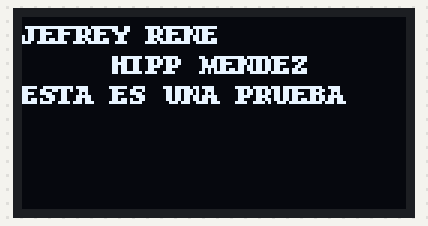
Bench run of a program on a simulated Raspberry Pi (BCM pin numbers). Shown: 128×64 one-colour display. At 5.1 s the program stops and its outputs stay as they are.

Above: at 0.1 s.
At 5.1 s:
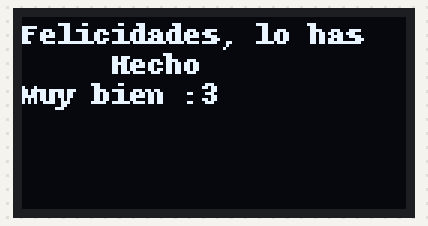

The program:

SSD1306_EjemploTexto.py
```python
#Codigo demostrativo para el uso de una pantalla oled en raspberry pi 3
#Yeffri J. Salazar
#Importamos librerias necesarias
import time
import Adafruit_GPIO.SPI as SPI
import Adafruit_SSD1306
from PIL import Image
from PIL import ImageDraw
from PIL import ImageFont
#definimos variables
RST = 24 #numero de pin donde esta conectado el pin RESET de la pantalla oled
DC = 23 #numero de pin donde esta conectado el pin DC de la pantalla oled
SPI_PORT = 0 #puerto SPI
SPI_DEVICE = 0 #dispositivo SPI
#creamos el objeto controlador
oled= Adafruit_SSD1306.SSD1306_128_64(rst=RST, dc=DC, spi=SPI.SpiDev(SPI_PORT, SPI_DEVICE, max_speed_hz=8000000))
#definimos altura y anchura de la pantalla
anchura = oled.width
altura = oled.height
#creamos un objeto imagen sobre el cual vamos a dibujar usando PIL
image = Image.new('1', (anchura,altura))
draw = ImageDraw.Draw(image)
#inicializamos la pantalla
oled.begin()
#limpiamos la pantalla
oled.clear()
#.display es la funcion que mostrara los cambios a la pantalla
oled.display()
#escogemos una fuente, en este caso la predefinida
font = ImageFont.load_default()
#escribimos algo de texto
draw.text((0,0),'JEFREY RENE',font=font,fill=255)
draw.text((30,10),'HIPP MENDEZ',font=font,fill=255)
draw.text((00,20),'ESTA ES UNA PRUEBA',font=font,fill=255)
#mostramos la pantalla con ambos comandos
oled.image(image)
oled.display()
#esperamos 1 segundo
time.sleep(5)
draw.rectangle((0,0,anchura,altura), outline=0, fill=0)
#mostramos la pantalla con ambos comandos
oled.display()
#Mas texto
draw.text((0,0),'Felicidades, lo has',font=font,fill=255)
draw.text((30,10),'Hecho',font=font,fill=255)
draw.text((00,20),'Muy bien :3 ',font=font,fill=255)
#mostramos la pantalla con ambos comandos
oled.image(image)
oled.display()
```

Measured:
- what the display in image 0 shows lasts 5.1 s, from 0.0 s to 5.1 s
